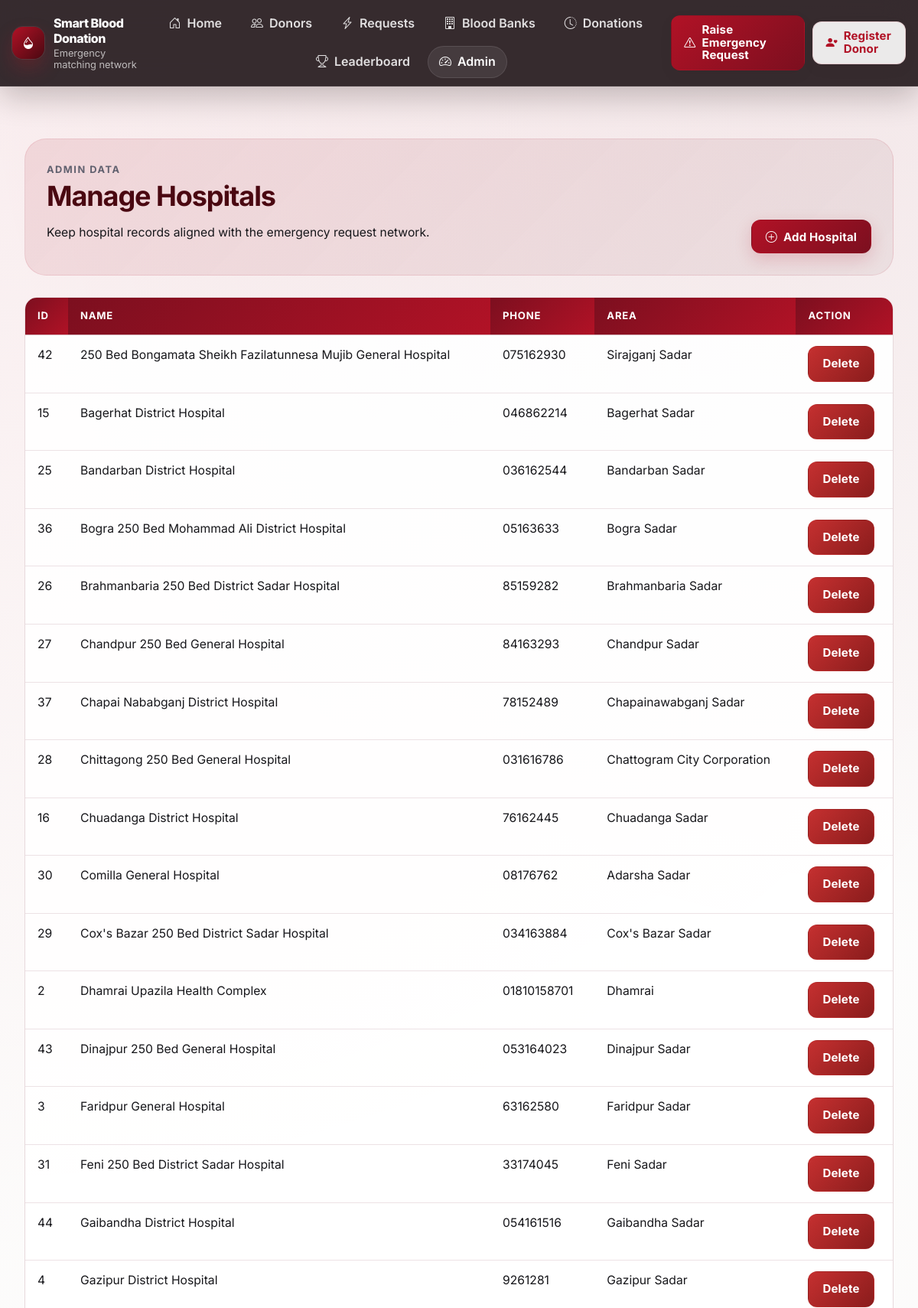
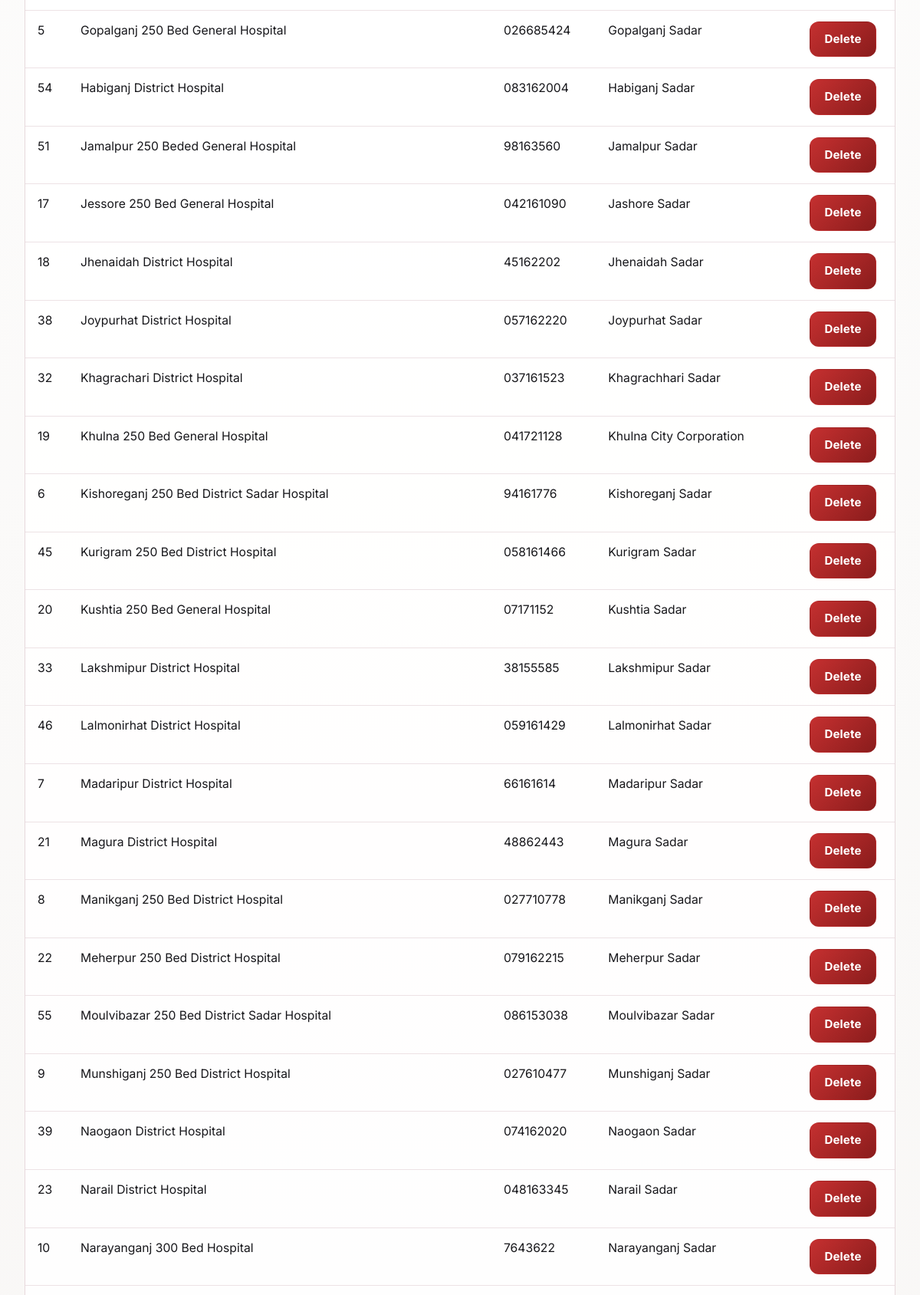
Page /admin/manage_hospitals.php (signed in, upper part) on the committed database (2 pictures, top to bottom).
### tables this page shows
CREATE TABLE Hospital (
    hospital_id INT AUTO_INCREMENT PRIMARY KEY,
    name VARCHAR(150) NOT NULL,
    phone VARCHAR(20),
    area_id INT,

    FOREIGN KEY (area_id) REFERENCES Area(area_id)
        ON DELETE RESTRICT ON UPDATE CASCADE
);

CREATE TABLE Area (
    area_id INT AUTO_INCREMENT PRIMARY KEY,
    area_name VARCHAR(100) NOT NULL,
    district VARCHAR(100) NOT NULL,
    UNIQUE (area_name, district)
);

### admin/manage_hospitals.php (the view, shortened to what this page needs)
<?php
include '../includes/db_connect.php';
$q = $conn->query("SELECT h.hospital_id, h.name, h.phone, a.area_name FROM Hospital h LEFT JOIN Area a ON h.area_id = a.area_id ORDER BY h.name ASC");
?>
<!DOCTYPE html>
<html lang="en">
<head>
    <link rel="stylesheet" href="../assets/style.css">
</head>
<body>
<?php include '../includes/header.php'; ?>
<main class="page-shell">
    <div class="page-shell">
        <section class="page-hero">
            <div class="space-between" style="display:flex; gap:12px; flex-wrap:wrap; align-items:end;">
                <div>
                    <span class="eyebrow">Admin data</span>
                    <h1 class="page-title">Manage Hospitals</h1>
                    <p>Keep hospital records aligned with the emergency request network.</p>
                </div>
                <a class="button-primary" href="add_hospital.php"><i class="bi bi-plus-circle"></i>Add Hospital</a>
            </div>
        </section>
        <section class="section-block">
            <div class="table-wrap">
                <table>
                    <thead><tr><th>ID</th><th>Name</th><th>Phone</th><th>Area</th><th>Action</th></tr></thead>
                    <tbody>
                        <?php while ($r = $q->fetch_assoc()) { ?>
                        <tr>
                            <td><?= (int)$r['hospital_id'] ?></td>
                            <td><?= htmlspecialchars($r['name']) ?></td>
                            <td><?= htmlspecialchars($r['phone'] ?? '') ?></td>
                            <td><?= htmlspecialchars($r['area_name'] ?? '') ?></td>
                            <td><a class="button-danger" href="?delete_id=<?= (int)$r['hospital_id'] ?>" onclick="return confirm('Delete this hospital?');">Delete</a></td>
                        </tr>
                        <?php } ?>
                    </tbody>
                </table>
            </div>
        </section>
    </div>
</main>
</body>
</html>

### assets/style.css (style rules this page uses)
:root { --primary-red: #b11226; --dark-red: #7c0f1f; --deep-red: #4a0811; --light-red: #fce8eb; --background: #f6f4f2; --surface: #ffffff; --surface-2: #fff8f9; --text-primary: #17171b; --text-secondary: #61616f; --border: #e7d9dc; --success: #177245; --warning: #b86b00; --danger: #b11226; --info: #0e7490; --radius-sm: 10px; --radius-md: 16px; --radius-lg: 24px; --shadow-sm: 0 8px 24px rgba(25, 17, 20, 0.06); --shadow-md: 0 16px 44px rgba(25, 17, 20, 0.10); --shadow-lg: 0 28px 72px rgba(25, 17, 20, 0.16); --transition: 220ms ease; }
* { box-sizing: border-box; }
html { scroll-behavior: smooth; }
body { margin: 0; font-family: 'Inter', sans-serif; color: var(--text-primary); background: radial-gradient(circle at top left, rgba(177, 18, 38, 0.08), transparent 32%), radial-gradient(circle at top right, rgba(124, 15, 31, 0.08), transparent 24%), linear-gradient(180deg, #fff 0%, var(--background) 100%); min-height: 100vh; }
a { color: var(--primary-red); text-decoration: none; transition: color var(--transition), opacity var(--transition), transform var(--transition); }
body > h1, .page-title { margin: 0 0 14px; color: var(--deep-red); font-size: clamp(1.8rem, 3vw, 2.65rem); line-height: 1.1; letter-spacing: -0.03em; }
p, li, td, th, label, input, select, button, textarea { font-size: 0.98rem; line-height: 1.5; }
.page-shell, .container, body > div[style*='max-width'] { width: min(1180px, calc(100% - 32px)); margin-left: auto !important; margin-right: auto !important; }
.page-shell { padding: 34px 0 48px; }
.section-block { margin-top: 28px; }
.button, button, a[class*='button'], a[class*='btn'], .btn, input[type='submit'], input[type='button'], .nav-cta, .action-link { display: inline-flex; align-items: center; justify-content: center; gap: 8px; min-height: 44px; padding: 11px 18px; border-radius: 12px; border: 1px solid transparent; font-weight: 700; font-size: 0.94rem; letter-spacing: 0.01em; cursor: pointer; text-decoration: none; transition: transform var(--transition), box-shadow var(--transition), background var(--transition), border-color var(--transition), color var(--transition), opacity var(--transition); }
button, .button-primary, .btn-primary, .nav-cta-primary, input[type='submit'], a.button-primary, a.btn-primary { color: #fff; background: linear-gradient(135deg, var(--primary-red), var(--dark-red)); box-shadow: 0 8px 22px rgba(177, 18, 38, 0.18); }
.button-danger, .btn-danger { color: #fff; background: linear-gradient(135deg, #c53030, #8a1c1c); }
table { width: 100%; border-collapse: separate; border-spacing: 0; overflow: hidden; background: rgba(255,255,255,0.92); border: 1px solid var(--border); border-radius: var(--radius-md); box-shadow: var(--shadow-sm); }
th, td { padding: 14px 16px; text-align: left; vertical-align: top; border-bottom: 1px solid rgba(231, 217, 220, 0.75); }
th { color: #fff; background: linear-gradient(135deg, var(--dark-red), var(--primary-red)); font-size: 0.82rem; letter-spacing: 0.06em; text-transform: uppercase; }
.table-wrap { width: 100%; overflow-x: auto; border-radius: var(--radius-md); }
.stat-label, .meta-label, .eyebrow { display: inline-flex; margin-bottom: 8px; color: var(--text-secondary); font-size: 0.8rem; font-weight: 700; letter-spacing: 0.12em; text-transform: uppercase; }
.page-hero { display: grid; gap: 18px; padding: 28px; border-radius: 28px; background: linear-gradient(135deg, rgba(177, 18, 38, 0.10), rgba(74, 8, 17, 0.06)); border: 1px solid rgba(177, 18, 38, 0.10); }
.space-between { justify-content: space-between; }

### rows in the picture
hospital: hospital_id "42", name "250 Bed Bongamata Sheikh Fazilatunnesa Mujib General Hospital", phone "075162930", area.area_name "Sirajganj Sadar"
hospital: hospital_id "15", name "Bagerhat District Hospital", phone "046862214", area.area_name "Bagerhat Sadar"
hospital: hospital_id "25", name "Bandarban District Hospital", phone "036162544", area.area_name "Bandarban Sadar"
hospital: hospital_id "36", name "Bogra 250 Bed Mohammad Ali District Hospital", phone "05163633", area.area_name "Bogra Sadar"
hospital: hospital_id "26", name "Brahmanbaria 250 Bed District Sadar Hospital", phone "85159282", area.area_name "Brahmanbaria Sadar"
hospital: hospital_id "27", name "Chandpur 250 Bed General Hospital", phone "84163293", area.area_name "Chandpur Sadar"
hospital: hospital_id "37", name "Chapai Nababganj District Hospital", phone "78152489", area.area_name "Chapainawabganj Sadar"
hospital: hospital_id "28", name "Chittagong 250 Bed General Hospital", phone "031616786", area.area_name "Chattogram City Corporation"
hospital: hospital_id "16", name "Chuadanga District Hospital", phone "76162445", area.area_name "Chuadanga Sadar"
hospital: hospital_id "30", name "Comilla General Hospital", phone "08176762", area.area_name "Adarsha Sadar"
hospital: hospital_id "29", name "Cox's Bazar 250 Bed District Sadar Hospital", phone "034163884", area.area_name "Cox's Bazar Sadar"
hospital: hospital_id "2", name "Dhamrai Upazila Health Complex", phone "01810158701", area.area_name "Dhamrai"
hospital: hospital_id "43", name "Dinajpur 250 Bed General Hospital", phone "053164023", area.area_name "Dinajpur Sadar"
hospital: hospital_id "3", name "Faridpur General Hospital", phone "63162580", area.area_name "Faridpur Sadar"
hospital: hospital_id "31", name "Feni 250 Bed District Sadar Hospital", phone "33174045", area.area_name "Feni Sadar"
hospital: hospital_id "44", name "Gaibandha District Hospital", phone "054161516", area.area_name "Gaibandha Sadar"
hospital: hospital_id "4", name "Gazipur District Hospital", phone "9261281", area.area_name "Gazipur Sadar"
hospital: hospital_id "5", name "Gopalganj 250 Bed General Hospital", phone "026685424", area.area_name "Gopalganj Sadar"
hospital: hospital_id "54", name "Habiganj District Hospital", phone "083162004", area.area_name "Habiganj Sadar"
hospital: hospital_id "51", name "Jamalpur 250 Beded General Hospital", phone "98163560", area.area_name "Jamalpur Sadar"
hospital: hospital_id "17", name "Jessore 250 Bed General Hospital", phone "042161090", area.area_name "Jashore Sadar"
hospital: hospital_id "18", name "Jhenaidah District Hospital", phone "45162202", area.area_name "Jhenaidah Sadar"
hospital: hospital_id "38", name "Joypurhat District Hospital", phone "057162220", area.area_name "Joypurhat Sadar"
hospital: hospital_id "32", name "Khagrachari District Hospital", phone "037161523", area.area_name "Khagrachhari Sadar"
hospital: hospital_id "19", name "Khulna 250 Bed General Hospital", phone "041721128", area.area_name "Khulna City Corporation"
hospital: hospital_id "6", name "Kishoreganj 250 Bed District Sadar Hospital", phone "94161776", area.area_name "Kishoreganj Sadar"
hospital: hospital_id "45", name "Kurigram 250 Bed District Hospital", phone "058161466", area.area_name "Kurigram Sadar"
hospital: hospital_id "20", name "Kushtia 250 Bed General Hospital", phone "07171152", area.area_name "Kushtia Sadar"
hospital: hospital_id "33", name "Lakshmipur District Hospital", phone "38155585", area.area_name "Lakshmipur Sadar"
hospital: hospital_id "46", name "Lalmonirhat District Hospital", phone "059161429", area.area_name "Lalmonirhat Sadar"
hospital: hospital_id "7", name "Madaripur District Hospital", phone "66161614", area.area_name "Madaripur Sadar"
hospital: hospital_id "21", name "Magura District Hospital", phone "48862443", area.area_name "Magura Sadar"
hospital: hospital_id "8", name "Manikganj 250 Bed District Hospital", phone "027710778", area.area_name "Manikganj Sadar"
hospital: hospital_id "22", name "Meherpur 250 Bed District Hospital", phone "079162215", area.area_name "Meherpur Sadar"
hospital: hospital_id "55", name "Moulvibazar 250 Bed District Sadar Hospital", phone "086153038", area.area_name "Moulvibazar Sadar"
hospital: hospital_id "9", name "Munshiganj 250 Bed District Hospital", phone "027610477", area.area_name "Munshiganj Sadar"
hospital: hospital_id "39", name "Naogaon District Hospital", phone "074162020", area.area_name "Naogaon Sadar"
hospital: hospital_id "23", name "Narail District Hospital", phone "048163345", area.area_name "Narail Sadar"
hospital: hospital_id "10", name "Narayanganj 300 Bed Hospital", phone "7643622", area.area_name "Narayanganj Sadar"
